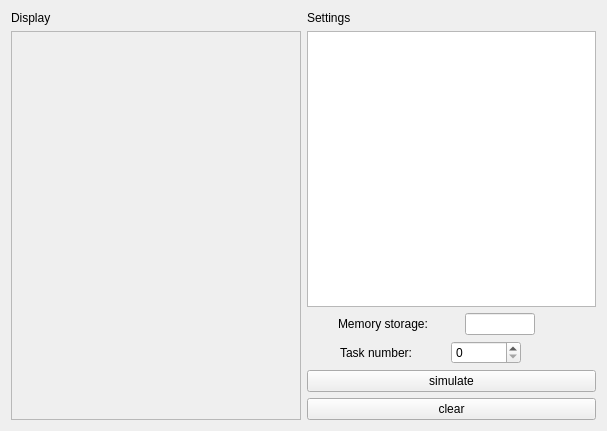
<?xml version="1.0" encoding="UTF-8"?>
<ui version="4.0">
 <class>Mem_Widget</class>
 <widget class="QWidget" name="Mem_Widget">
  <property name="geometry">
   <rect>
    <x>0</x>
    <y>0</y>
    <width>607</width>
    <height>431</height>
   </rect>
  </property>
  <property name="windowTitle">
   <string>Widget</string>
  </property>
  <layout class="QGridLayout" name="gridLayout">
   <item row="0" column="0">
    <widget class="QLabel" name="label">
     <property name="text">
      <string>Display</string>
     </property>
    </widget>
   </item>
   <item row="0" column="1">
    <widget class="QLabel" name="label_2">
     <property name="text">
      <string>Settings</string>
     </property>
    </widget>
   </item>
   <item row="1" column="0">
    <widget class="QScrollArea" name="scrollArea">
     <property name="widgetResizable">
      <bool>true</bool>
     </property>
     <widget class="QWidget" name="scrollAreaWidgetContents">
      <property name="geometry">
       <rect>
        <x>0</x>
        <y>0</y>
        <width>285</width>
        <height>381</height>
       </rect>
      </property>
     </widget>
    </widget>
   </item>
   <item row="1" column="1">
    <layout class="QVBoxLayout" name="verticalLayout_3">
     <item>
      <widget class="QTableWidget" name="tableWidget"/>
     </item>
     <item>
      <layout class="QHBoxLayout" name="horizontalLayout_2">
       <item>
        <widget class="QLabel" name="label_4">
         <property name="sizePolicy">
          <sizepolicy hsizetype="Maximum" vsizetype="Preferred">
           <horstretch>0</horstretch>
           <verstretch>0</verstretch>
          </sizepolicy>
         </property>
         <property name="text">
          <string>Memory storage:</string>
         </property>
        </widget>
       </item>
       <item>
        <widget class="QLineEdit" name="lineEdit">
         <property name="sizePolicy">
          <sizepolicy hsizetype="Maximum" vsizetype="Fixed">
           <horstretch>0</horstretch>
           <verstretch>0</verstretch>
          </sizepolicy>
         </property>
         <property name="maximumSize">
          <size>
           <width>70</width>
           <height>70</height>
          </size>
         </property>
        </widget>
       </item>
       <item>
        <spacer name="horizontalSpacer">
         <property name="orientation">
          <enum>Qt::Horizontal</enum>
         </property>
         <property name="sizeType">
          <enum>QSizePolicy::Maximum</enum>
         </property>
         <property name="sizeHint" stdset="0">
          <size>
           <width>30</width>
           <height>20</height>
          </size>
         </property>
        </spacer>
       </item>
      </layout>
     </item>
     <item>
      <layout class="QVBoxLayout" name="verticalLayout_2">
       <item>
        <layout class="QHBoxLayout" name="horizontalLayout">
         <item>
          <widget class="QLabel" name="label_3">
           <property name="sizePolicy">
            <sizepolicy hsizetype="Maximum" vsizetype="Preferred">
             <horstretch>0</horstretch>
             <verstretch>0</verstretch>
            </sizepolicy>
           </property>
           <property name="maximumSize">
            <size>
             <width>16777215</width>
             <height>100</height>
            </size>
           </property>
           <property name="text">
            <string>Task number:</string>
           </property>
          </widget>
         </item>
         <item>
          <widget class="QSpinBox" name="spinBox">
           <property name="sizePolicy">
            <sizepolicy hsizetype="Maximum" vsizetype="Fixed">
             <horstretch>0</horstretch>
             <verstretch>0</verstretch>
            </sizepolicy>
           </property>
           <property name="maximumSize">
            <size>
             <width>70</width>
             <height>16777215</height>
            </size>
           </property>
          </widget>
         </item>
         <item>
          <spacer name="horizontalSpacer_2">
           <property name="orientation">
            <enum>Qt::Horizontal</enum>
           </property>
           <property name="sizeType">
            <enum>QSizePolicy::Maximum</enum>
           </property>
           <property name="sizeHint" stdset="0">
            <size>
             <width>40</width>
             <height>20</height>
            </size>
           </property>
          </spacer>
         </item>
        </layout>
       </item>
       <item>
        <layout class="QVBoxLayout" name="verticalLayout">
         <item>
          <widget class="QPushButton" name="simulate">
           <property name="text">
            <string>simulate</string>
           </property>
          </widget>
         </item>
         <item>
          <widget class="QPushButton" name="clear">
           <property name="text">
            <string>clear</string>
           </property>
          </widget>
         </item>
        </layout>
       </item>
      </layout>
     </item>
    </layout>
   </item>
  </layout>
 </widget>
 <layoutdefault spacing="6" margin="11"/>
 <resources/>
 <connections/>
</ui>
